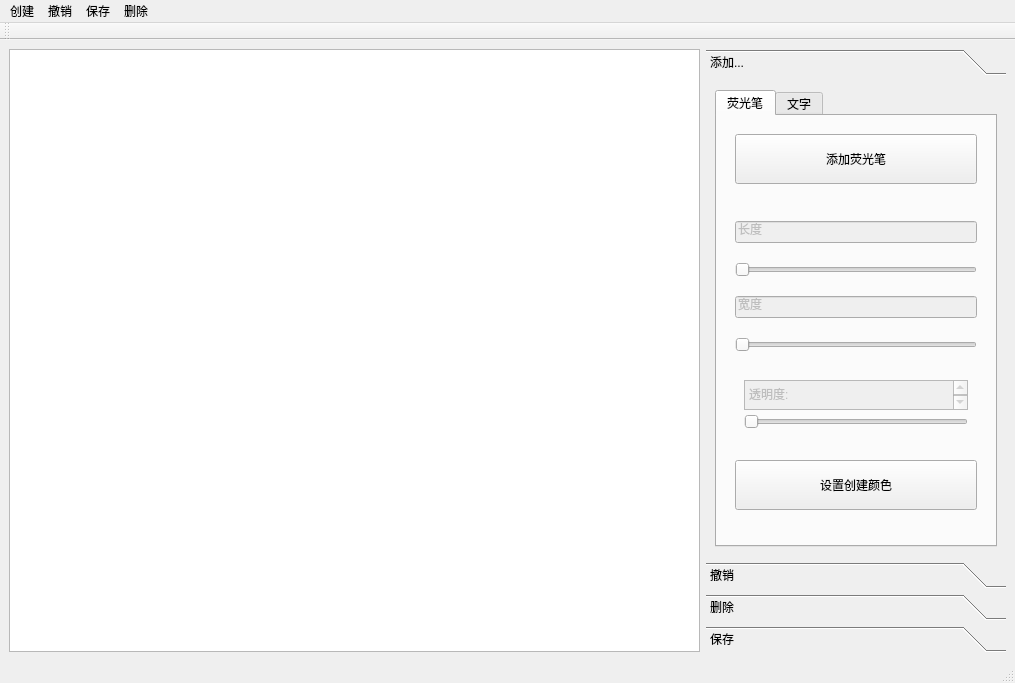
<?xml version="1.0" encoding="UTF-8"?>
<ui version="4.0">
 <class>EditPDF_MainWindow</class>
 <widget class="QMainWindow" name="EditPDF_MainWindow">
  <property name="geometry">
   <rect>
    <x>0</x>
    <y>0</y>
    <width>1015</width>
    <height>683</height>
   </rect>
  </property>
  <property name="mouseTracking">
   <bool>true</bool>
  </property>
  <property name="windowTitle">
   <string>MainWindow</string>
  </property>
  <property name="autoFillBackground">
   <bool>false</bool>
  </property>
  <widget class="QWidget" name="centralwidget">
   <property name="mouseTracking">
    <bool>true</bool>
   </property>
   <layout class="QHBoxLayout" name="horizontalLayout">
    <item>
     <widget class="PDF_EditGraphicView" name="imageFrame">
      <property name="mouseTracking">
       <bool>true</bool>
      </property>
      <property name="verticalScrollBarPolicy">
       <enum>Qt::ScrollBarAlwaysOff</enum>
      </property>
     </widget>
    </item>
    <item>
     <widget class="QToolBox" name="Edited_toolBox">
      <property name="maximumSize">
       <size>
        <width>300</width>
        <height>16777215</height>
       </size>
      </property>
      <property name="currentIndex">
       <number>0</number>
      </property>
      <widget class="QWidget" name="page">
       <property name="geometry">
        <rect>
         <x>0</x>
         <y>0</y>
         <width>300</width>
         <height>491</height>
        </rect>
       </property>
       <attribute name="icon">
        <iconset resource="icons.qrc">
         <normaloff>:/toolbar_icon/pic/editPDF.png</normaloff>:/toolbar_icon/pic/editPDF.png</iconset>
       </attribute>
       <attribute name="label">
        <string>添加...</string>
       </attribute>
       <layout class="QVBoxLayout" name="verticalLayout">
        <item>
         <widget class="QTabWidget" name="toolsTab">
          <property name="currentIndex">
           <number>0</number>
          </property>
          <property name="tabBarAutoHide">
           <bool>false</bool>
          </property>
          <widget class="QWidget" name="tab_marker">
           <attribute name="icon">
            <iconset resource="icons.qrc">
             <normaloff>:/toolbar_icon/pic/marker.png</normaloff>:/toolbar_icon/pic/marker.png</iconset>
           </attribute>
           <attribute name="title">
            <string>荧光笔</string>
           </attribute>
           <layout class="QVBoxLayout" name="verticalLayout_4">
            <item>
             <widget class="QWidget" name="operatingWidgetBtns" native="true">
              <layout class="QHBoxLayout" name="horizontalLayout_2">
               <item>
                <widget class="QPushButton" name="btn_addMarker">
                 <property name="minimumSize">
                  <size>
                   <width>70</width>
                   <height>50</height>
                  </size>
                 </property>
                 <property name="text">
                  <string>添加荧光笔</string>
                 </property>
                 <property name="icon">
                  <iconset resource="icons.qrc">
                   <normaloff>:/toolbar_icon/pic/marker.png</normaloff>:/toolbar_icon/pic/marker.png</iconset>
                 </property>
                </widget>
               </item>
              </layout>
             </widget>
            </item>
            <item>
             <widget class="QWidget" name="adjust_widget" native="true">
              <layout class="QVBoxLayout" name="verticalLayout_3">
               <item>
                <widget class="QLineEdit" name="lineEdit_curLength">
                 <property name="enabled">
                  <bool>false</bool>
                 </property>
                 <property name="text">
                  <string>长度</string>
                 </property>
                </widget>
               </item>
               <item>
                <widget class="QSlider" name="horizontalSlider_currentWidth">
                 <property name="minimum">
                  <number>10</number>
                 </property>
                 <property name="maximum">
                  <number>1000</number>
                 </property>
                 <property name="orientation">
                  <enum>Qt::Horizontal</enum>
                 </property>
                </widget>
               </item>
               <item>
                <widget class="QLineEdit" name="lineEdit_curHeight">
                 <property name="enabled">
                  <bool>false</bool>
                 </property>
                 <property name="text">
                  <string>宽度</string>
                 </property>
                </widget>
               </item>
               <item>
                <widget class="QSlider" name="horizontalSliderCurrentHeight">
                 <property name="minimum">
                  <number>10</number>
                 </property>
                 <property name="maximum">
                  <number>1000</number>
                 </property>
                 <property name="orientation">
                  <enum>Qt::Horizontal</enum>
                 </property>
                </widget>
               </item>
               <item>
                <widget class="QWidget" name="hozi_widget" native="true">
                 <property name="maximumSize">
                  <size>
                   <width>16777215</width>
                   <height>70</height>
                  </size>
                 </property>
                 <layout class="QVBoxLayout" name="verticalLayout_2">
                  <item>
                   <widget class="QTextBrowser" name="reminder_oftransparency">
                    <property name="enabled">
                     <bool>false</bool>
                    </property>
                    <property name="minimumSize">
                     <size>
                      <width>0</width>
                      <height>30</height>
                     </size>
                    </property>
                    <property name="maximumSize">
                     <size>
                      <width>16777215</width>
                      <height>30</height>
                     </size>
                    </property>
                    <property name="html">
                     <string>&lt;!DOCTYPE HTML PUBLIC &quot;-//W3C//DTD HTML 4.0//EN&quot; &quot;http://www.w3.org/TR/REC-html40/strict.dtd&quot;&gt;
&lt;html&gt;&lt;head&gt;&lt;meta name=&quot;qrichtext&quot; content=&quot;1&quot; /&gt;&lt;meta charset=&quot;utf-8&quot; /&gt;&lt;style type=&quot;text/css&quot;&gt;
p, li { white-space: pre-wrap; }
hr { height: 1px; border-width: 0; }
li.unchecked::marker { content: &quot;\2610&quot;; }
li.checked::marker { content: &quot;\2612&quot;; }
&lt;/style&gt;&lt;/head&gt;&lt;body style=&quot; font-family:'Microsoft YaHei UI'; font-size:9pt; font-weight:400; font-style:normal;&quot;&gt;
&lt;p style=&quot; margin-top:0px; margin-bottom:0px; margin-left:0px; margin-right:0px; -qt-block-indent:0; text-indent:0px;&quot;&gt;透明度: &lt;/p&gt;
&lt;p style=&quot;-qt-paragraph-type:empty; margin-top:0px; margin-bottom:0px; margin-left:0px; margin-right:0px; -qt-block-indent:0; text-indent:0px;&quot;&gt;&lt;br /&gt;&lt;/p&gt;&lt;/body&gt;&lt;/html&gt;</string>
                    </property>
                   </widget>
                  </item>
                  <item>
                   <widget class="QSlider" name="horizontalSlider_transparency">
                    <property name="minimumSize">
                     <size>
                      <width>0</width>
                      <height>20</height>
                     </size>
                    </property>
                    <property name="maximum">
                     <number>255</number>
                    </property>
                    <property name="orientation">
                     <enum>Qt::Horizontal</enum>
                    </property>
                   </widget>
                  </item>
                 </layout>
                </widget>
               </item>
               <item>
                <widget class="QPushButton" name="btn_setColor">
                 <property name="minimumSize">
                  <size>
                   <width>0</width>
                   <height>50</height>
                  </size>
                 </property>
                 <property name="text">
                  <string>设置创建颜色</string>
                 </property>
                </widget>
               </item>
              </layout>
             </widget>
            </item>
           </layout>
          </widget>
          <widget class="QWidget" name="tab_text">
           <attribute name="icon">
            <iconset resource="icons.qrc">
             <normaloff>:/toolbar_icon/pic/Text.png</normaloff>:/toolbar_icon/pic/Text.png</iconset>
           </attribute>
           <attribute name="title">
            <string>文字</string>
           </attribute>
           <layout class="QVBoxLayout" name="verticalLayout_7">
            <item>
             <widget class="QWidget" name="widget" native="true">
              <property name="minimumSize">
               <size>
                <width>0</width>
                <height>50</height>
               </size>
              </property>
              <layout class="QHBoxLayout" name="horizontalLayout_3">
               <item>
                <widget class="QPushButton" name="btn_addText">
                 <property name="minimumSize">
                  <size>
                   <width>0</width>
                   <height>50</height>
                  </size>
                 </property>
                 <property name="text">
                  <string>添加文字框</string>
                 </property>
                 <property name="icon">
                  <iconset resource="icons.qrc">
                   <normaloff>:/toolbar_icon/pic/Text.png</normaloff>:/toolbar_icon/pic/Text.png</iconset>
                 </property>
                </widget>
               </item>
              </layout>
             </widget>
            </item>
            <item>
             <widget class="QPlainTextEdit" name="textEditPlace">
              <property name="maximumSize">
               <size>
                <width>16777215</width>
                <height>100</height>
               </size>
              </property>
             </widget>
            </item>
            <item>
             <widget class="QWidget" name="adjust_widget_2" native="true">
              <layout class="QVBoxLayout" name="verticalLayout_5">
               <item>
                <widget class="QWidget" name="hozi_widget_2" native="true">
                 <property name="maximumSize">
                  <size>
                   <width>16777215</width>
                   <height>70</height>
                  </size>
                 </property>
                 <layout class="QVBoxLayout" name="verticalLayout_6">
                  <item>
                   <widget class="QTextBrowser" name="reminder_oftransparency_text">
                    <property name="enabled">
                     <bool>false</bool>
                    </property>
                    <property name="minimumSize">
                     <size>
                      <width>0</width>
                      <height>30</height>
                     </size>
                    </property>
                    <property name="maximumSize">
                     <size>
                      <width>16777215</width>
                      <height>30</height>
                     </size>
                    </property>
                    <property name="html">
                     <string>&lt;!DOCTYPE HTML PUBLIC &quot;-//W3C//DTD HTML 4.0//EN&quot; &quot;http://www.w3.org/TR/REC-html40/strict.dtd&quot;&gt;
&lt;html&gt;&lt;head&gt;&lt;meta name=&quot;qrichtext&quot; content=&quot;1&quot; /&gt;&lt;meta charset=&quot;utf-8&quot; /&gt;&lt;style type=&quot;text/css&quot;&gt;
p, li { white-space: pre-wrap; }
hr { height: 1px; border-width: 0; }
li.unchecked::marker { content: &quot;\2610&quot;; }
li.checked::marker { content: &quot;\2612&quot;; }
&lt;/style&gt;&lt;/head&gt;&lt;body style=&quot; font-family:'Microsoft YaHei UI'; font-size:9pt; font-weight:400; font-style:normal;&quot;&gt;
&lt;p style=&quot; margin-top:0px; margin-bottom:0px; margin-left:0px; margin-right:0px; -qt-block-indent:0; text-indent:0px;&quot;&gt;透明度: &lt;/p&gt;
&lt;p style=&quot;-qt-paragraph-type:empty; margin-top:0px; margin-bottom:0px; margin-left:0px; margin-right:0px; -qt-block-indent:0; text-indent:0px;&quot;&gt;&lt;br /&gt;&lt;/p&gt;&lt;/body&gt;&lt;/html&gt;</string>
                    </property>
                   </widget>
                  </item>
                  <item>
                   <widget class="QSlider" name="horizontalSlider_transparency_text">
                    <property name="minimumSize">
                     <size>
                      <width>0</width>
                      <height>20</height>
                     </size>
                    </property>
                    <property name="maximum">
                     <number>255</number>
                    </property>
                    <property name="orientation">
                     <enum>Qt::Horizontal</enum>
                    </property>
                   </widget>
                  </item>
                 </layout>
                </widget>
               </item>
               <item>
                <widget class="QWidget" name="widget_2" native="true">
                 <layout class="QVBoxLayout" name="verticalLayout_9">
                  <item>
                   <widget class="QPushButton" name="btn_setColor_textbackground">
                    <property name="minimumSize">
                     <size>
                      <width>0</width>
                      <height>50</height>
                     </size>
                    </property>
                    <property name="text">
                     <string>设置背景颜色</string>
                    </property>
                   </widget>
                  </item>
                  <item>
                   <widget class="QPushButton" name="btn_setColor_text">
                    <property name="minimumSize">
                     <size>
                      <width>0</width>
                      <height>50</height>
                     </size>
                    </property>
                    <property name="text">
                     <string>设置字体颜色</string>
                    </property>
                   </widget>
                  </item>
                  <item>
                   <widget class="QPushButton" name="btn_setColor_textfont">
                    <property name="minimumSize">
                     <size>
                      <width>0</width>
                      <height>50</height>
                     </size>
                    </property>
                    <property name="text">
                     <string>设置字体</string>
                    </property>
                   </widget>
                  </item>
                 </layout>
                </widget>
               </item>
              </layout>
             </widget>
            </item>
           </layout>
          </widget>
         </widget>
        </item>
       </layout>
      </widget>
      <widget class="QWidget" name="page_4">
       <attribute name="icon">
        <iconset resource="icons.qrc">
         <normaloff>:/toolbar_icon/pic/resume.png</normaloff>:/toolbar_icon/pic/resume.png</iconset>
       </attribute>
       <attribute name="label">
        <string>撤销</string>
       </attribute>
       <layout class="QVBoxLayout" name="verticalLayout_11">
        <item>
         <widget class="QPushButton" name="btn_resumeLastOperation">
          <property name="minimumSize">
           <size>
            <width>0</width>
            <height>50</height>
           </size>
          </property>
          <property name="text">
           <string>回退</string>
          </property>
          <property name="icon">
           <iconset resource="icons.qrc">
            <normaloff>:/toolbar_icon/pic/resume.png</normaloff>:/toolbar_icon/pic/resume.png</iconset>
          </property>
         </widget>
        </item>
        <item>
         <widget class="QPushButton" name="btn_resumeLastResume">
          <property name="minimumSize">
           <size>
            <width>0</width>
            <height>50</height>
           </size>
          </property>
          <property name="text">
           <string>撤销上次回退</string>
          </property>
          <property name="icon">
           <iconset resource="icons.qrc">
            <normaloff>:/toolbar_icon/pic/resumeTheresume.png</normaloff>:/toolbar_icon/pic/resumeTheresume.png</iconset>
          </property>
         </widget>
        </item>
       </layout>
      </widget>
      <widget class="QWidget" name="page_2">
       <property name="geometry">
        <rect>
         <x>0</x>
         <y>0</y>
         <width>300</width>
         <height>491</height>
        </rect>
       </property>
       <attribute name="icon">
        <iconset resource="icons.qrc">
         <normaloff>:/toolbar_icon/pic/cancelSelect.png</normaloff>:/toolbar_icon/pic/cancelSelect.png</iconset>
       </attribute>
       <attribute name="label">
        <string>删除</string>
       </attribute>
       <layout class="QVBoxLayout" name="verticalLayout_8">
        <item>
         <widget class="QPushButton" name="rermove_selected">
          <property name="minimumSize">
           <size>
            <width>0</width>
            <height>50</height>
           </size>
          </property>
          <property name="text">
           <string>删除当前选中的标记</string>
          </property>
          <property name="icon">
           <iconset resource="icons.qrc">
            <normaloff>:/toolbar_icon/pic/cancelSelect.png</normaloff>:/toolbar_icon/pic/cancelSelect.png</iconset>
          </property>
         </widget>
        </item>
        <item>
         <widget class="QPushButton" name="remove_all">
          <property name="minimumSize">
           <size>
            <width>0</width>
            <height>50</height>
           </size>
          </property>
          <property name="text">
           <string>删除所有的标记</string>
          </property>
          <property name="icon">
           <iconset resource="icons.qrc">
            <normaloff>:/toolbar_icon/pic/cancelSelect.png</normaloff>:/toolbar_icon/pic/cancelSelect.png</iconset>
          </property>
         </widget>
        </item>
       </layout>
      </widget>
      <widget class="QWidget" name="page_3">
       <property name="geometry">
        <rect>
         <x>0</x>
         <y>0</y>
         <width>300</width>
         <height>491</height>
        </rect>
       </property>
       <attribute name="icon">
        <iconset resource="icons.qrc">
         <normaloff>:/toolbar_icon/pic/savePDF.png</normaloff>:/toolbar_icon/pic/savePDF.png</iconset>
       </attribute>
       <attribute name="label">
        <string>保存</string>
       </attribute>
       <layout class="QVBoxLayout" name="verticalLayout_10">
        <item>
         <widget class="QLabel" name="image_res_label">
          <property name="minimumSize">
           <size>
            <width>240</width>
            <height>320</height>
           </size>
          </property>
          <property name="autoFillBackground">
           <bool>true</bool>
          </property>
          <property name="text">
           <string>无图片显示，尝试刷新一下！</string>
          </property>
          <property name="alignment">
           <set>Qt::AlignCenter</set>
          </property>
         </widget>
        </item>
        <item>
         <widget class="QPushButton" name="btn_refresh">
          <property name="minimumSize">
           <size>
            <width>100</width>
            <height>70</height>
           </size>
          </property>
          <property name="text">
           <string>刷新</string>
          </property>
          <property name="icon">
           <iconset resource="icons.qrc">
            <normaloff>:/toolbar_icon/pic/refresh.png</normaloff>:/toolbar_icon/pic/refresh.png</iconset>
          </property>
         </widget>
        </item>
        <item>
         <widget class="QPushButton" name="btn_save">
          <property name="minimumSize">
           <size>
            <width>100</width>
            <height>70</height>
           </size>
          </property>
          <property name="text">
           <string>保存编辑</string>
          </property>
          <property name="icon">
           <iconset resource="icons.qrc">
            <normaloff>:/toolbar_icon/pic/savePDF.png</normaloff>:/toolbar_icon/pic/savePDF.png</iconset>
          </property>
         </widget>
        </item>
       </layout>
      </widget>
     </widget>
    </item>
   </layout>
  </widget>
  <widget class="QMenuBar" name="menubar">
   <property name="geometry">
    <rect>
     <x>0</x>
     <y>0</y>
     <width>1015</width>
     <height>21</height>
    </rect>
   </property>
   <widget class="QMenu" name="menu">
    <property name="title">
     <string>创建</string>
    </property>
    <addaction name="action_createMarker"/>
    <addaction name="action_createText"/>
   </widget>
   <widget class="QMenu" name="menu_2">
    <property name="title">
     <string>撤销</string>
    </property>
    <addaction name="action_resume"/>
    <addaction name="action_resumeTheResume"/>
   </widget>
   <widget class="QMenu" name="menu_3">
    <property name="title">
     <string>保存</string>
    </property>
    <addaction name="action_save"/>
    <addaction name="action_quit"/>
   </widget>
   <widget class="QMenu" name="menu_4">
    <property name="title">
     <string>删除</string>
    </property>
    <addaction name="action_deleteThis"/>
    <addaction name="action_deleteAll"/>
   </widget>
   <addaction name="menu"/>
   <addaction name="menu_2"/>
   <addaction name="menu_3"/>
   <addaction name="menu_4"/>
  </widget>
  <widget class="QStatusBar" name="statusbar"/>
  <widget class="QToolBar" name="toolBar">
   <property name="windowTitle">
    <string>toolBar</string>
   </property>
   <attribute name="toolBarArea">
    <enum>TopToolBarArea</enum>
   </attribute>
   <attribute name="toolBarBreak">
    <bool>false</bool>
   </attribute>
  </widget>
  <action name="action_createMarker">
   <property name="icon">
    <iconset resource="icons.qrc">
     <normaloff>:/toolbar_icon/pic/marker.png</normaloff>:/toolbar_icon/pic/marker.png</iconset>
   </property>
   <property name="text">
    <string>荧光笔</string>
   </property>
  </action>
  <action name="action_createText">
   <property name="icon">
    <iconset resource="icons.qrc">
     <normaloff>:/toolbar_icon/pic/Text.png</normaloff>:/toolbar_icon/pic/Text.png</iconset>
   </property>
   <property name="text">
    <string>文本框</string>
   </property>
  </action>
  <action name="action_resume">
   <property name="icon">
    <iconset resource="icons.qrc">
     <normaloff>:/toolbar_icon/pic/resume.png</normaloff>:/toolbar_icon/pic/resume.png</iconset>
   </property>
   <property name="text">
    <string>撤销上一步</string>
   </property>
  </action>
  <action name="action_resumeTheResume">
   <property name="icon">
    <iconset resource="icons.qrc">
     <normaloff>:/toolbar_icon/pic/resumeTheresume.png</normaloff>:/toolbar_icon/pic/resumeTheresume.png</iconset>
   </property>
   <property name="text">
    <string>恢复上一步</string>
   </property>
  </action>
  <action name="action_save">
   <property name="icon">
    <iconset resource="icons.qrc">
     <normaloff>:/toolbar_icon/pic/savePDF.png</normaloff>:/toolbar_icon/pic/savePDF.png</iconset>
   </property>
   <property name="text">
    <string>保存编辑</string>
   </property>
  </action>
  <action name="action_quit">
   <property name="icon">
    <iconset resource="icons.qrc">
     <normaloff>:/toolbar_icon/pic/quit.png</normaloff>:/toolbar_icon/pic/quit.png</iconset>
   </property>
   <property name="text">
    <string>退出</string>
   </property>
  </action>
  <action name="action_deleteThis">
   <property name="icon">
    <iconset resource="icons.qrc">
     <normaloff>:/toolbar_icon/pic/cancelSelect.png</normaloff>:/toolbar_icon/pic/cancelSelect.png</iconset>
   </property>
   <property name="text">
    <string>删除选中</string>
   </property>
  </action>
  <action name="action_deleteAll">
   <property name="icon">
    <iconset resource="icons.qrc">
     <normaloff>:/toolbar_icon/pic/cancelSelect.png</normaloff>:/toolbar_icon/pic/cancelSelect.png</iconset>
   </property>
   <property name="text">
    <string>删除全部</string>
   </property>
  </action>
 </widget>
 <customwidgets>
  <customwidget>
   <class>PDF_EditGraphicView</class>
   <extends>QGraphicsView</extends>
   <header location="global">pdf_editgraphicview.h</header>
  </customwidget>
 </customwidgets>
 <resources>
  <include location="icons.qrc"/>
 </resources>
 <connections/>
</ui>
